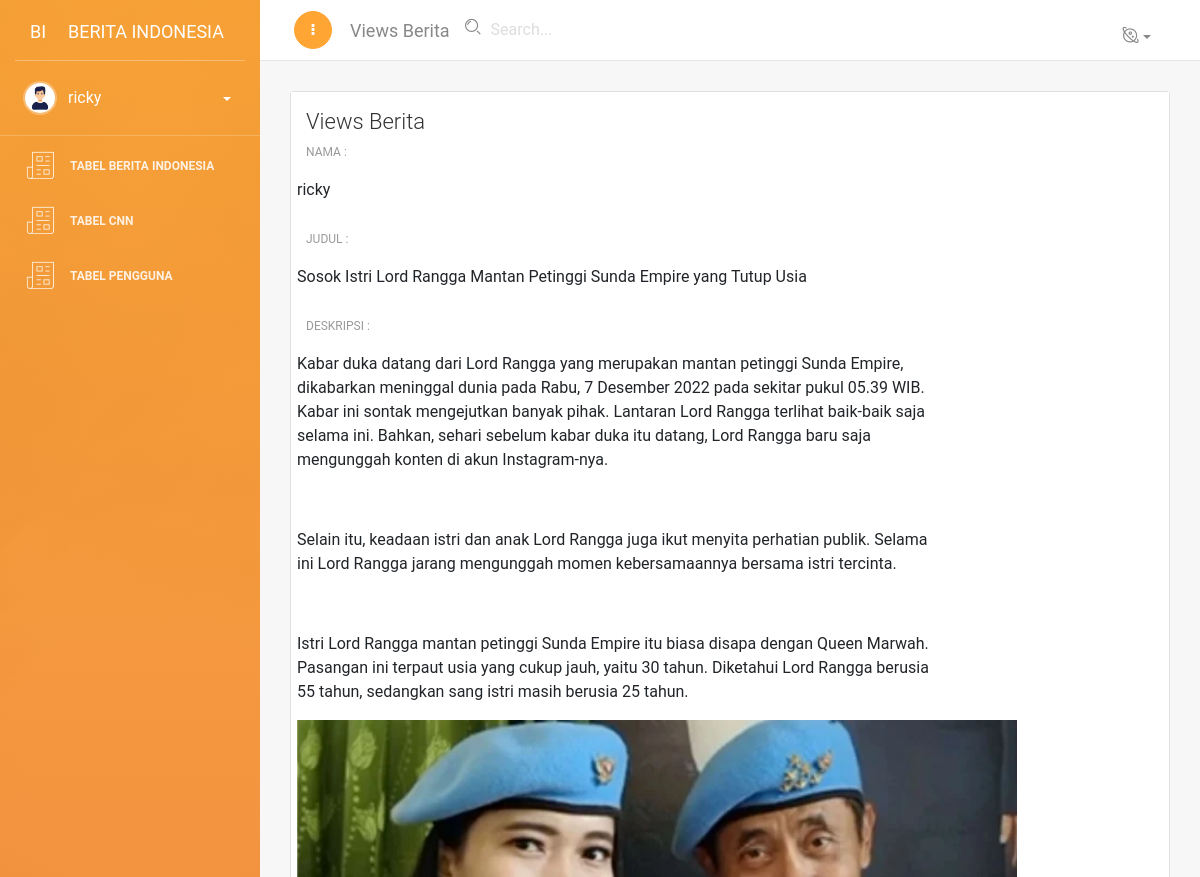
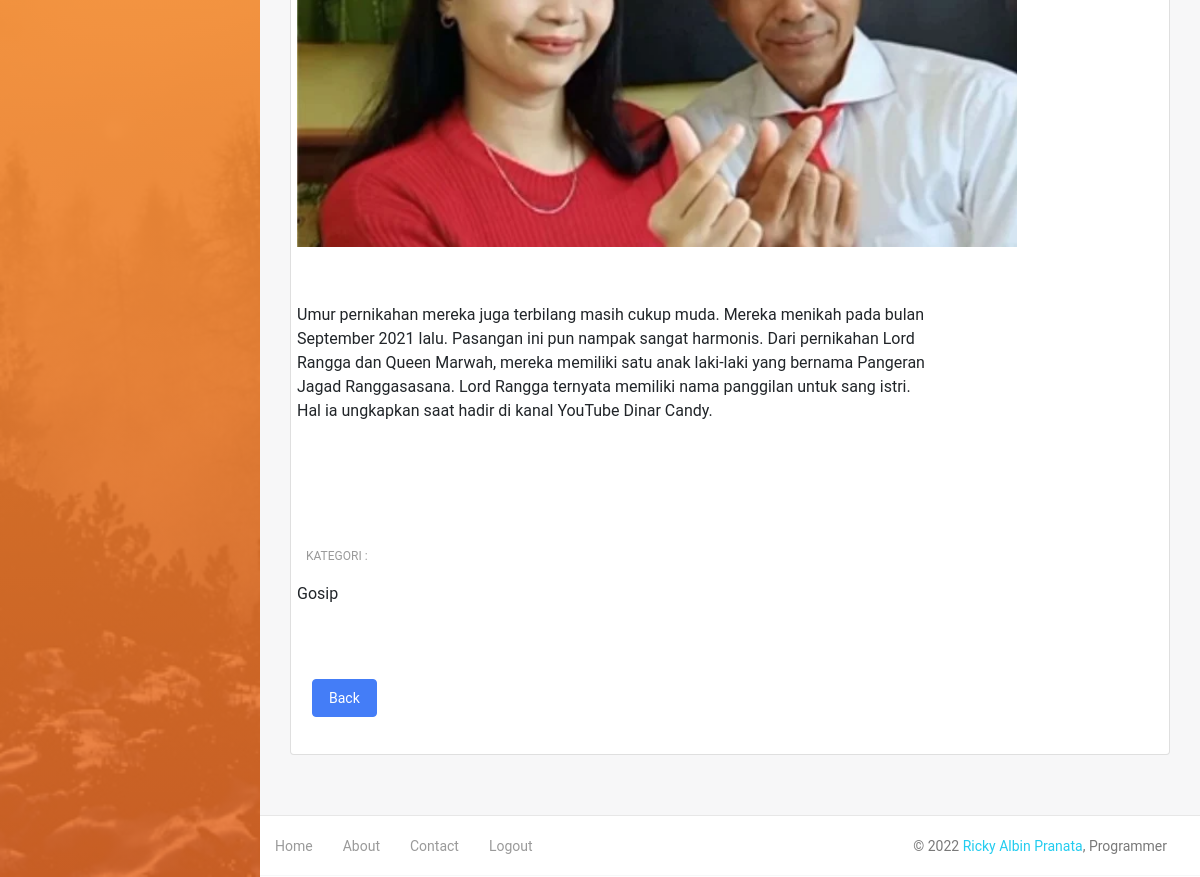
The page /dashboard/artikel/lihat/32 (signed in) on the database its author committed (2 pictures, top to bottom).
### blog/models.py (models this page shows, shortened)
class Artikel(models.Model):
    nama = models.ForeignKey(User, on_delete=models.CASCADE, blank=True, null=True)
    judul = models.CharField(max_length=100)
    deskripsi = RichTextUploadingField(blank=True, null=True,
                                            config_name='special',
                                            external_plugin_resources=[(
                                                'youtube',
                                                '/static/ckeditor_plugins/youtube/youtube/',
                                                'plugin.js',
                                                )],
    )
    kategori = models.ForeignKey(Kategori, on_delete=models.CASCADE)
    date = models.DateTimeField(auto_now_add=True)
    thumbnail = models.ImageField(upload_to='artikel/thumbnail/', blank=True, null=True)
    class Meta:
        ordering =['-date']
        verbose_name_plural = "Artikel"

class Kategori(models.Model):
    nama = models.CharField(max_length=20)
    def __str__(self):
        return self.nama
    class Meta:
        verbose_name_plural = "Kategori"

### blog/views.py (the view)
# urls.py: path('artikel/lihat/<str:id>',lihat_artikel, name='lihat_artikel'),
@login_required
def lihat_artikel(request, id):
    template_name = "back/lihat_artikel.html"
    artikel = Artikel.objects.get(id=id)
    context = {
        'title': 'Views Berita',
        'artikel':artikel,
    }
    return render(request, template_name, context)

### templates/back/lihat_artikel.html (shortened to what this page needs)
{% extends 'back/base.html' %}
{% block content  %}
<div class="content">
    <div class="container-fluid">
        <div class="row">
            <div class="col-md-12">
                <div class="card">
                    <form class="form-horizontal" method="POST">
                        <div class="card-header">
                            <h4 class="card-title">
                                {{title}}
                            </h4>
                        </div>
                        <div class="card-content">
                            <div class="form-group">
                                <label class="col-md-3 control-label">Nama : </label>
                                <div class="col-md-9">
                                    {{artikel.nama}}
                                </div>
                            </div>
                            <div class="form-group">
                                <label class="col-md-3 control-label">Judul : </label>
                                <div class="col-md-9">
                                    {{artikel.judul}}
                                </div>
                            </div>
                            <div class="form-group">
                                <label class="col-md-3 control-label">Deskripsi : </label>
                                <div class="col-md-9">
                                    {{artikel.deskripsi|safe}}
                                </div>
                            </div>
                            <div class="form-group">
                                <label class="col-md-3 control-label">Kategori : </label>
                                <div class="col-md-9">
                                    {{artikel.kategori}}
                                </div>
                            </div>
                        </div>
                        <div class="card-footer">
                            <div class="form-group">
                                <label class="col-md-3"></label>
                                <div class="col-md-9">
                                    <a class="btn btn-fill btn-primary"  href="{% url 'tabel_artikel' %}">Back</a>
                                </div>
                            </div>
                        </div>
                    </form>
                </div>
            </div>
        </div>
    </div>
</div>
{% endblock content %}

### templates/back/menu.html (shortened to what this page needs)
{% load static %}
<div class="sidebar-wrapper">
    <div class="logo">
        <a href="{% url 'index' %}" class="simple-text logo-mini">
            BI
        </a>
        <a href="{% url 'index' %}" class="simple-text logo-normal">
            Berita Indonesia
        </a>
    </div>
    <div class="user">
        <div class="photo">
            <img src="{% static 'back/img/user.jpg' %}" />
        </div>
        <div class="info ">
            <a data-toggle="collapse" href="#collapseExample" class="collapsed">
                <span>
                    {{user}}
                    <b class="caret"></b>
                </span>
            </a>
        </div>
    </div>
    <ul class="nav">
        <li class="nav-item ">
            <a class="nav-link" href="{% url 'tabel_artikel' %}">
                <i class="nc-icon nc-paper-2"></i>
                <p>Tabel Berita Indonesia</p>
            </a>
            <li class="nav-item ">
                <a class="nav-link" href="{% url 'tabel_berita' %}">
                    <i class="nc-icon nc-paper-2"></i>
                    <p>Tabel CNN</p>
                </a>
        </li>
        {% if request.session.is_operator == 'operator'  %}
            <li class="nav-item ">
                <a class="nav-link" href="{% url 'tabel_users' %}">
                    <i class="nc-icon nc-paper-2"></i>
                    <p>Tabel Pengguna</p>
                </a>
            </li>
        {% endif %}
    </ul>
</div>

### rows shown on the page
Artikel: nama "ricky", judul "Sosok Istri Lord Rangga Mantan Petinggi Sunda Empire yang Tutup Usia", deskripsi "Kabar duka datang dari Lord Rangga yang merupakan mantan petinggi Sunda Empire, dikabarkan meninggal dunia pada Rabu, 7 Desember 2022 pada sekitar pukul 05.39 WIB. Kabar ini sontak mengejutkan banyak pihak. Lantaran Lord Rangga terlihat baik-baik saja selama ini. Bahkan, sehari sebelum kabar duka itu datang, Lord Rangga baru saja mengunggah konten di akun Instagram-nya. Selain itu, keadaan istri dan anak Lord Rangga juga ikut menyita perhatian publik. Selama ini Lord Rangga jarang mengunggah momen kebersamaannya bersama istri tercinta. Istri Lord Rangga mantan petinggi Sunda Empire itu biasa disapa dengan Queen Marwah. Pasangan ini terpaut usia yang cukup jauh, yaitu 30 tahun. Diketahui…", deskripsi (picture), kategori "Gosip"

### other values the page prints
{{ user }} "ricky"
{{ title }} "Views Berita"
